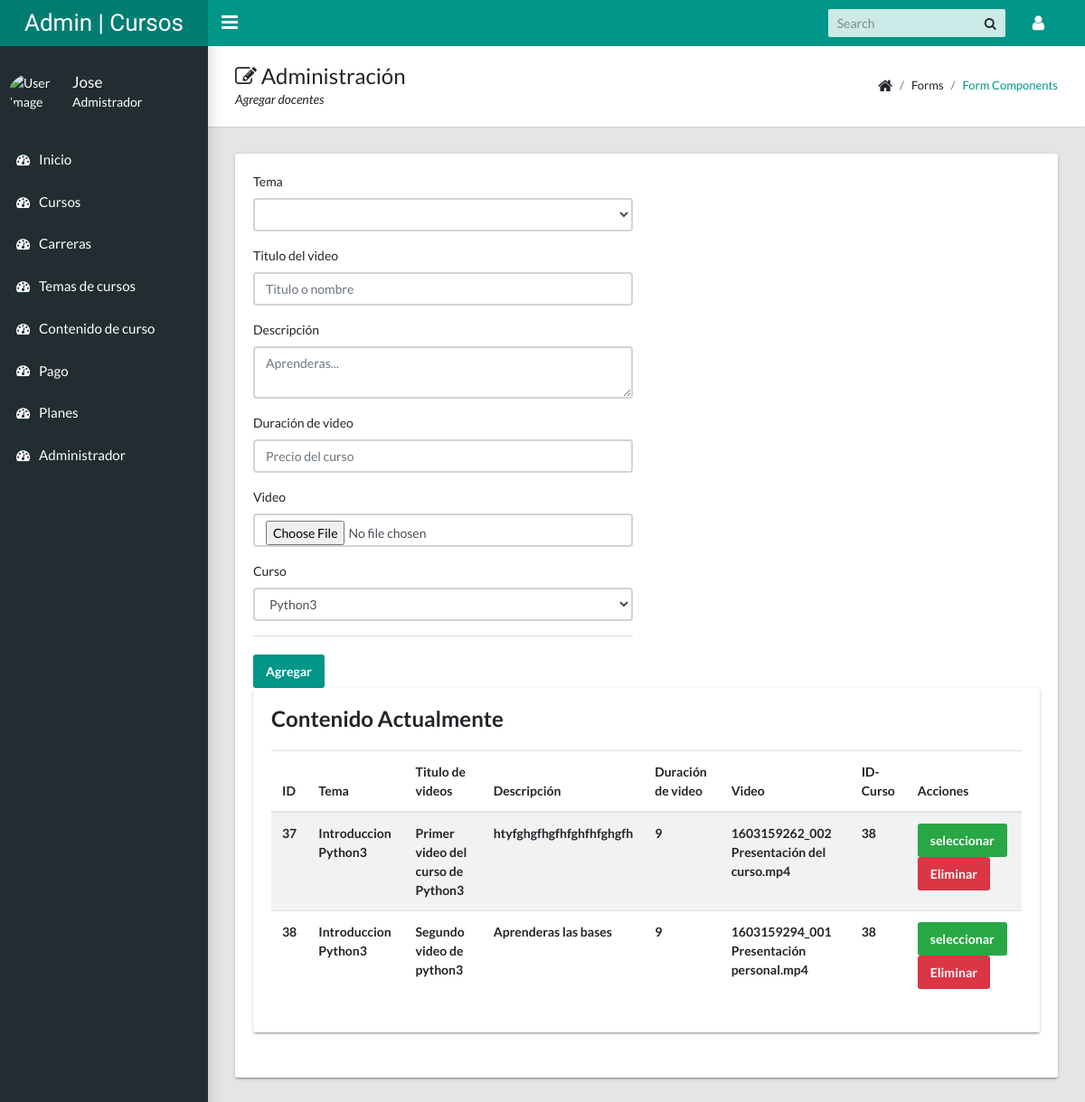
The page /admin/vistaContenido.php?id=38 (signed in) on the database its author committed.
### tables this page shows
CREATE TABLE `contenido` (
  `Id` int(11) NOT NULL,
  `Temas` varchar(100) NOT NULL,
  `Nombre` varchar(50) NOT NULL,
  `Descripcion` varchar(50) NOT NULL,
  `DuracionVideo` decimal(50,0) NOT NULL,
  `Video` varchar(100) NOT NULL,
  `Id_Curso` int(11) NOT NULL
);

### admin/modulos/contenidoCurso.php (called while the page is built, shortened)
<?php
include_once "../config/conexion.php";
$temaContenido = isset($_POST['temaContenido']) ? $_POST['temaContenido'] : "";
$tituloVideo = isset($_POST['tituloVideo']) ? $_POST['tituloVideo'] : "";
$duracion = isset($_POST['duracion']) ? $_POST['duracion'] : "";
$video = isset($_FILES['video']['name']) ? $_FILES['video']['name'] : "";
print_r($video);
$sql = "SELECT * FROM contenido ORDER BY Id ASC";
$sentencia = $pdo->prepare($sql);
$sentencia->execute();
$resultadoContenido = $sentencia->fetchAll(PDO::FETCH_ASSOC);
$sql = "SELECT * FROM curso ORDER BY Id ASC";
$sentencia = $pdo->prepare($sql);
$sentencia->execute();
$resultado = $sentencia->fetchAll(PDO::FETCH_ASSOC);
$sql = "SELECT * FROM tema_contenido ORDER BY Id ASC";
$sentencia = $pdo->prepare($sql);
$sentencia->execute();
$resultadoTema = $sentencia->fetchAll(PDO::FETCH_ASSOC);
?>

### admin/vistaContenido.php (the view, shortened to what this page needs)
<?php include_once "templates/header.php";
include_once "templates/sidebar.php";
include_once "modulos/contenidoCurso.php";
?>
<?php
$id_Curso = isset($_GET['id']) ? $_GET['id'] : '';
?>
<main class="app-content">
    <div class="app-title">
        <div>
            <h1><i class="fa fa-edit"></i> Administración</h1>
            <p>Agregar docentes</p>
        </div>
        <ul class="app-breadcrumb breadcrumb">
            <li class="breadcrumb-item"><i class="fa fa-home fa-lg"></i></li>
            <li class="breadcrumb-item">Forms</li>
            <li class="breadcrumb-item"><a href="#">Form Components</a></li>
        </ul>
    </div>
    <div class="row">
        <div class="col-md-12">
            <div class="tile">
                <div class="row">
                    <div class="col-lg-6">
                        <form action="" method="POST" enctype="multipart/form-data">
                            <div class="form-group">
                                <label for="temaContenido">Tema</label>
                                <select class="form-control" id="temaContenido" name="temaContenido" required="">
                                    <option value="<?php echo $temaContenido ?>"><?php if($temaContenido != ''){echo "Actualmente o cambiar";} ?></option>
                                    <?php foreach($resultadoTema as $fila) : ?>
                                    <?php if ($fila['Id_Curso'] == $id_Curso) :?>
                                    <option value="<?php echo $fila['Tema']; ?>"><?php echo $fila['Tema']; ?></option>
                                    <?php endif ?>
                                    <?php endforeach ?>
                                </select>
                            </div>
                            <div class="form-group">
                                <label for="tituloVideo">Titulo del video</label>
                                <input name="tituloVideo" class="form-control" id="tituloVideo" type="text" placeholder="Titulo o nombre" value="<?php echo $tituloVideo ?>">
                            </div>
                            <div class="form-group">
                                <label for="descripcion">Descripción</label>
                                <textarea name="descripcion" class="form-control" id="descripcion" type="textarea" placeholder="Aprenderas..."><?php echo $descripcion ?></textarea>
                            </div>
                            <div class="form-group">
                                <label for="duracion">Duración de video</label>
                                <input min="0" max="100" name="duracion" class="form-control" id="duracion" type="number" placeholder="Precio del curso" value="<?php echo $duracion ?>">
                            </div>
                            <div class="form-group">
                                <label for="video">Video</label>
                                <input name="video" class="form-control" id="video" accept="video/*" type="file" placeholder="Video->formato MP4" value="<?php echo $video; ?>">
                            </div>
                            <div class="form-group">
                                <label for="cursoId">Curso</label>
                                <select class="form-control" id="cursoId" name="cursoId" required="">
                                    <?php foreach($resultado as $fila) : ?>
                                    <?php if($fila['Id'] == $id_Curso) :?>
                                    <option value="<?php echo $fila['Id']; ?>"><?php echo $fila['Nombre']; ?></option>
                                    <?php endif ?>
                                    <?php endforeach ?>
                                </select>
                            </div>
                            <div class="tile-footer">
                                <?php if (isset($_POST['seleccionar'])) { ?>
                                <input name="accion" value="Actualizar" class="btn btn-primary" type="submit">
                                <?php }else{ ?>
                                <input name="accion" value="Agregar" class="btn btn-primary" type="submit">
                                <?php } ?>
                            </div>
                        </form>
                    </div>
                </div>
                <div class="row">
                    <div class="col-md-12">
                        <div class="tile">
                            <h3 class="tile-title">Contenido Actualmente</h3>
                            <div class="table-responsive">
                                <table class="table table-striped">
                                    <thead>
                                        <tr>
                                            <th>ID</th>
                                            <th>Tema</th>
                                            <th>Titulo de videos</th>
                                            <th>Descripción</th>
                                            <th>Duración de video</th>
                                            <th>Video</th>
                                            <th>ID-Curso</th>
                                            <th>Acciones</th>
                                        </tr>
                                    </thead>
                                    <tbody>
                                        <?php foreach ($resultadoContenido as $data) : ?>
                                        <?php if ($data['Id_Curso'] == $id_Curso) :?>
                                        <tr>
                                            <th><?php echo $data['Id'] ?></th>
                                            <th><?php echo $data['Temas'] ?></th>
                                            <th><?php echo $data['Nombre'] ?></th>
                                            <th><?php echo $data['Descripcion'] ?></th>
                                            <th><?php echo $data['DuracionVideo'] ?></th>
                                            <th><?php echo $data['Video'] ?></th>
                                            <th><?php echo $data['Id_Curso'] ?></th>
                                            <th>
                                                <form action="" method="POST" enctype="multipart/form-data">
                                                    <input class="btn btn-success" type="submit" name="seleccionar" value="seleccionar">
                                                    <button class="btn btn-danger" type="submit" name="accion" value="Eliminar">Eliminar</button>
                                                </form>
                                            </th>
                                            <?php endif ?>
                                        </tr>
                                        <?php endforeach ?>
                                    </tbody>
                                </table>
                            </div>
                        </div>
                    </div>
                </div>
            </div>
        </div>
    </div>
</main>
<?php include_once "templates/footer.php"; ?>

### rows shown on the page
contenido: Id "37", Temas "Introduccion Python3", Nombre "Primer video del curso de Python3", Descripcion "htyfghgfhgfhfghfhfghgfh", DuracionVideo "9", Video "1603159262_002 Presentación del curso.mp4", Id_Curso "38"
contenido: Id "38", Temas "Introduccion Python3", Nombre "Segundo video de python3", Descripcion "Aprenderas las bases", DuracionVideo "9", Video "1603159294_001 Presentación personal.mp4", Id_Curso "38"

### other values the page prints
$_SESSION['admin']['Nombres'] "Jose"
form field cursoId "Python3"
